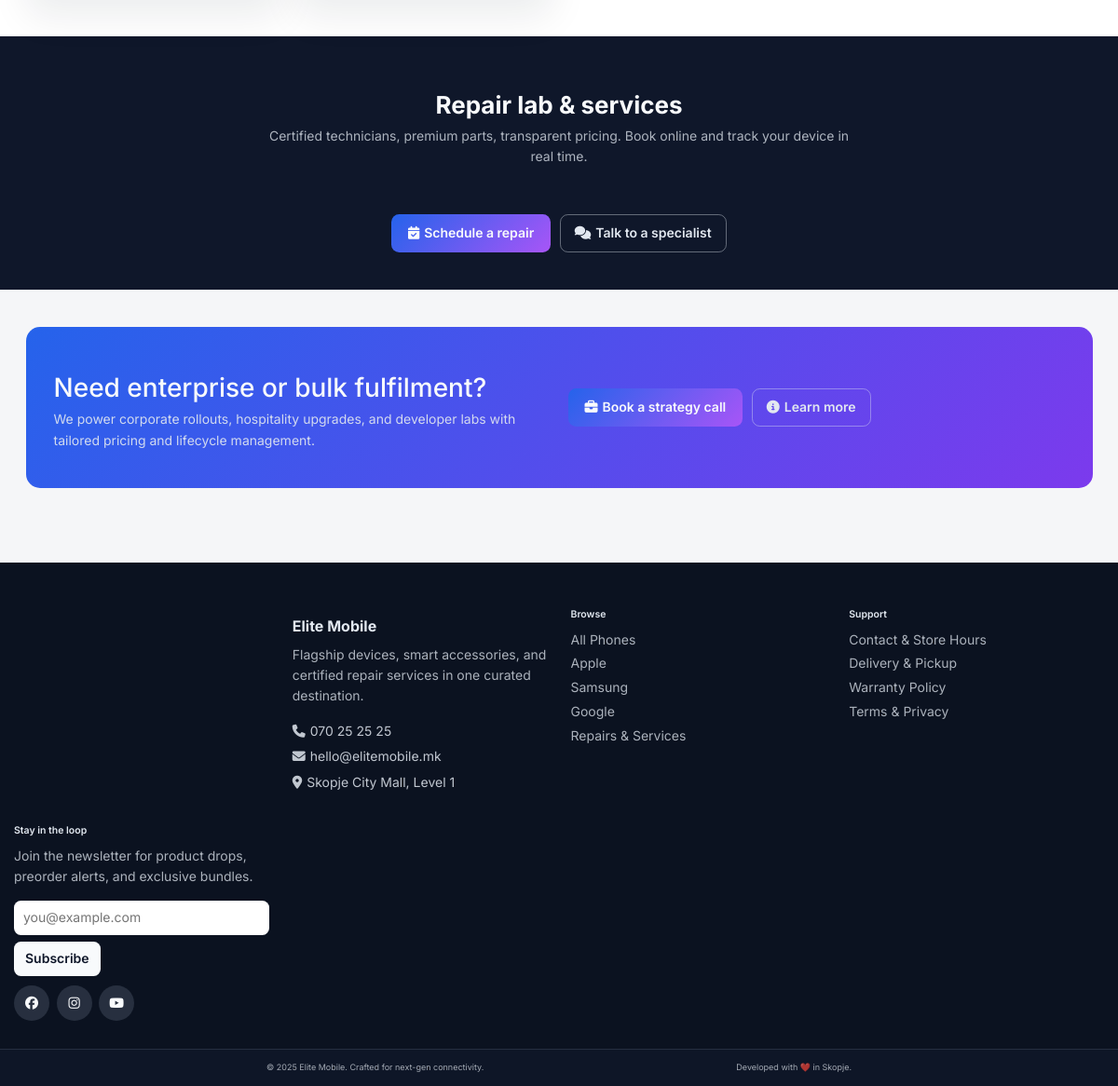
Before: / (lower part) with the older database file.
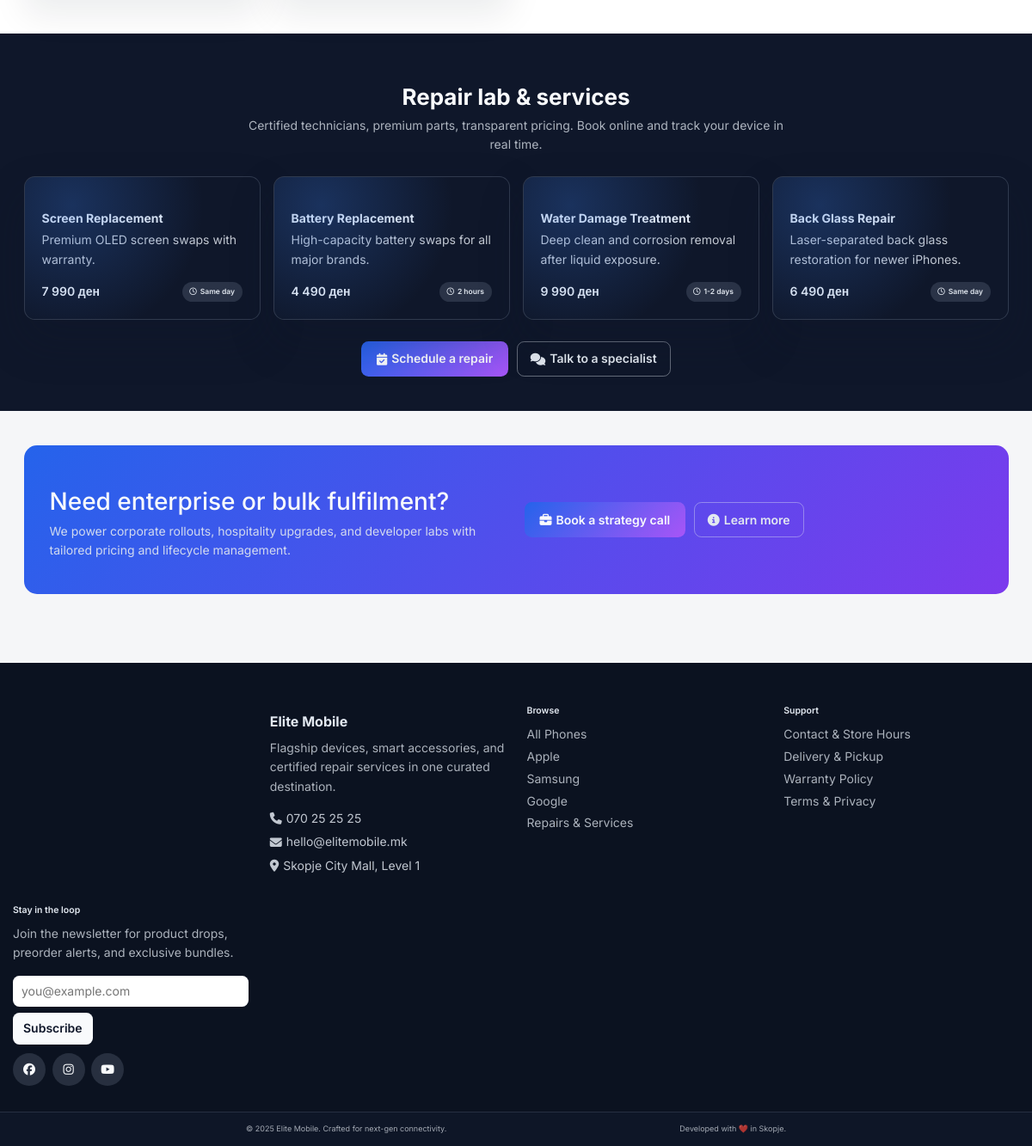
After: the same page with the newer database file.
### tables this page shows
CREATE TABLE `services` (
  `id` int(11) NOT NULL,
  `name` varchar(100) NOT NULL,
  `slug` varchar(120) NOT NULL,
  `short_description` varchar(255) NOT NULL,
  `description` text NOT NULL,
  `price` int(11) NOT NULL DEFAULT '0',
  `duration` varchar(50) DEFAULT NULL,
  `is_featured` tinyint(1) NOT NULL DEFAULT '0',
  `icon` varchar(60) DEFAULT NULL,
  `created_at` timestamp NULL DEFAULT CURRENT_TIMESTAMP
);

### index.php (called while the page is built, shortened)
<?php
require_once __DIR__ . '/home.php';

### includes/functions.php (called while the page is built, shortened)
<?php
function formatPrice(int|float $amount, string $suffix = ' ден'): string
{
    return number_format((float) $amount, 0, '.', ' ') . $suffix;
}
function fetchHighlightedServices(int $limit = 3): array
{
    $connection = getDbConnection();
    $query = 'SELECT id, name, short_description, price, duration, icon FROM services ORDER BY is_featured DESC, price DESC LIMIT ?';
    $statement = mysqli_prepare($connection, $query);
    mysqli_stmt_bind_param($statement, 'i', $limit);
    mysqli_stmt_execute($statement);
    $result = mysqli_stmt_get_result($statement);
    $services = [];
    while ($row = mysqli_fetch_assoc($result)) {
        $services[] = [
            'id' => (int) $row['id'],
            'name' => $row['name'],
            'short_description' => $row['short_description'],
            'price' => (int) $row['price'],
            'duration' => $row['duration'],
            'icon' => $row['icon'] ?? 'tool',
        ];
    }
    return $services;
}
?>

### home.php (the view, shortened to what this page needs)
<?php
require_once __DIR__ . '/includes/functions.php';
$services = fetchHighlightedServices(4);
?>
<!DOCTYPE html>
<html lang="en">
<body>
<main>
    <section class="section" style="background: #fff;">
    </section>
    <section class="section" style="background: #0f172a;">
        <div class="container">
            <div class="section-heading" style="color: #f8fafc;">
                <h2 style="color: #f8fafc;">Repair lab &amp; services</h2>
                <p style="color: rgba(226, 232, 240, 0.75);">Certified technicians, premium parts, transparent pricing. Book online and track your device in real time.</p>
            </div>
            <div class="service-grid">
                <?php foreach ($services as $service): ?>
                    <article class="service-card">
                        <h3><?php echo htmlspecialchars($service['name'], ENT_QUOTES, 'UTF-8'); ?></h3>
                        <p><?php echo htmlspecialchars($service['short_description'], ENT_QUOTES, 'UTF-8'); ?></p>
                        <div class="service-meta">
                            <span><?php echo formatPrice($service['price']); ?></span>
                            <?php if (!empty($service['duration'])): ?>
                                <span class="service-pill"><i class="fa-regular fa-clock"></i> <?php echo htmlspecialchars($service['duration'], ENT_QUOTES, 'UTF-8'); ?></span>
                            <?php endif; ?>
                        </div>
                    </article>
                <?php endforeach; ?>
            </div>
            <div class="cta-actions" style="margin-top: 2.5rem; justify-content: center;">
                <a class="btn-primary" href="service.php"><i class="fa-solid fa-calendar-check"></i> Schedule a repair</a>
                <a class="btn-outline" href="contact.php"><i class="fa-solid fa-comments"></i> Talk to a specialist</a>
            </div>
        </div>
    </section>
    <section class="section">
        <div class="container">
            <div class="cta-banner">
                <div>
                    <h2>Need enterprise or bulk fulfilment?</h2>
                    <p>We power corporate rollouts, hospitality upgrades, and developer labs with tailored pricing and lifecycle management.</p>
                </div>
                <div class="cta-actions">
                    <a class="btn-primary" href="contact.php"><i class="fa-solid fa-briefcase"></i> Book a strategy call</a>
                    <a class="btn-outline" href="about.php"><i class="fa-solid fa-circle-info"></i> Learn more</a>
                </div>
            </div>
        </div>
    </section>
</main>
</body>
</html>

### styles/store.css (style rules this page uses)
*, *::before, *::after { box-sizing: border-box; }
html { scroll-behavior: smooth; }
body { font-family: 'Inter', Arial, sans-serif; margin: 0; color: #101828; background-color: #f5f6f8; line-height: 1.6; }
.container { max-width: 1200px; width: 100%; }
.btn-primary { background: linear-gradient(135deg, #2563eb, #a855f7); color: #f8fafc; padding: 0.85rem 1.75rem; border-radius: 0.85rem; font-weight: 600; display: inline-flex; align-items: center; gap: 0.5rem; transition: transform 0.2s ease, box-shadow 0.2s ease; }
.btn-outline { border: 1px solid rgba(226, 232, 240, 0.4); padding: 0.85rem 1.5rem; border-radius: 0.85rem; font-weight: 600; color: #e2e8f0; display: inline-flex; align-items: center; gap: 0.5rem; }
.section { padding: 4rem 1.25rem; }
.section-heading { text-align: center; margin-bottom: 2.5rem; }
.section-heading h2 { font-size: clamp(1.9rem, 4vw, 2.6rem); font-weight: 700; margin-bottom: 0.75rem; color: #0f172a; }
.section-heading p { color: #475467; max-width: 640px; margin: 0 auto; }
.service-grid { display: grid; grid-template-columns: repeat(auto-fit, minmax(260px, 1fr)); gap: 1.5rem; }
.service-card { background: #0f172a; color: #e2e8f0; border-radius: 1.25rem; padding: 2rem; position: relative; overflow: hidden; border: 1px solid rgba(148, 163, 184, 0.25); box-shadow: 0 24px 50px rgba(15, 23, 42, 0.25); }
.service-card::after { content: ""; position: absolute; inset: 0; background: radial-gradient(circle at 20% 20%, rgba(59, 130, 246, 0.25), transparent 60%); pointer-events: none; }
.service-card h3 { font-size: 1.4rem; font-weight: 700; margin-bottom: 0.75rem; }
.service-card p { color: rgba(226, 232, 240, 0.85); margin-bottom: 1.25rem; }
.service-meta { display: flex; align-items: center; justify-content: space-between; gap: 1rem; margin-top: 1.5rem; font-weight: 600; }
.service-pill { display: inline-flex; align-items: center; gap: 0.4rem; padding: 0.45rem 0.85rem; border-radius: 999px; background: rgba(148, 163, 184, 0.2); font-size: 0.85rem; }
.cta-banner { background: linear-gradient(135deg, #2563eb, #7c3aed); color: #f8fafc; border-radius: 1.5rem; padding: 3rem; display: grid; grid-template-columns: repeat(auto-fit, minmax(220px, 1fr)); gap: 2rem; align-items: center; }
.cta-banner h2 { font-size: clamp(2rem, 4vw, 2.8rem); margin-bottom: 0.75rem; }
.cta-banner p { color: rgba(226, 232, 240, 0.9); }
.cta-actions { display: flex; gap: 1rem; flex-wrap: wrap; }
.site-footer { background: #0b1220; color: #e2e8f0; padding-top: 4rem; margin-top: 4rem; }
.footer-grid { display: grid; grid-template-columns: repeat(auto-fit, minmax(220px, 1fr)); gap: 2.5rem; }
.footer-title { font-size: 1.6rem; font-weight: 700; margin-bottom: 1rem; }
.footer-heading { font-size: 1.05rem; margin-bottom: 1rem; font-weight: 600; }
.footer-text { color: rgba(226, 232, 240, 0.75); margin-bottom: 1.5rem; }
.footer-contact { display: flex; flex-direction: column; gap: 0.5rem; }
.footer-contact a, .footer-contact span { color: rgba(226, 232, 240, 0.85); display: inline-flex; align-items: center; gap: 0.5rem; }
.footer-links { list-style: none; padding: 0; margin: 0; display: grid; gap: 0.35rem; }
.footer-links a { color: rgba(226, 232, 240, 0.75); }
.footer-newsletter { display: flex; gap: 0.75rem; flex-wrap: wrap; }
.footer-newsletter input { flex: 1; min-width: 200px; border-radius: 0.75rem; border: none; padding: 0.7rem 1rem; }
.footer-newsletter button { background: #f8fafc; color: #0f172a; border: none; border-radius: 0.75rem; padding: 0.7rem 1.2rem; font-weight: 600; }
.footer-social { margin-top: 1rem; display: flex; gap: 0.75rem; }
.footer-social a { width: 38px; height: 38px; border-radius: 50%; background: rgba(148, 163, 184, 0.2); display: inline-flex; align-items: center; justify-content: center; color: #f8fafc; }
.footer-bottom { border-top: 1px solid rgba(148, 163, 184, 0.18); margin-top: 3rem; padding: 1.25rem 0; background: rgba(15, 23, 42, 0.8); }
.footer-bottom-inner { display: flex; align-items: center; justify-content: space-between; gap: 1rem; font-size: 0.9rem; color: rgba(226, 232, 240, 0.7); }

Changed rows visible on the page:
added services: name "Screen Replacement", short_description "Premium OLED screen swaps with warranty.", price "7 990 ден", duration "Same day"
added services: name "Battery Replacement", short_description "High-capacity battery swaps for all major brands.", price "4 490 ден", duration "2 hours"
added services: name "Water Damage Treatment", short_description "Deep clean and corrosion removal after liquid exposure.", price "9 990 ден", duration "1-2 days"
added services: name "Back Glass Repair", short_description "Laser-separated back glass restoration for newer iPhones.", price "6 490 ден", duration "Same day"
